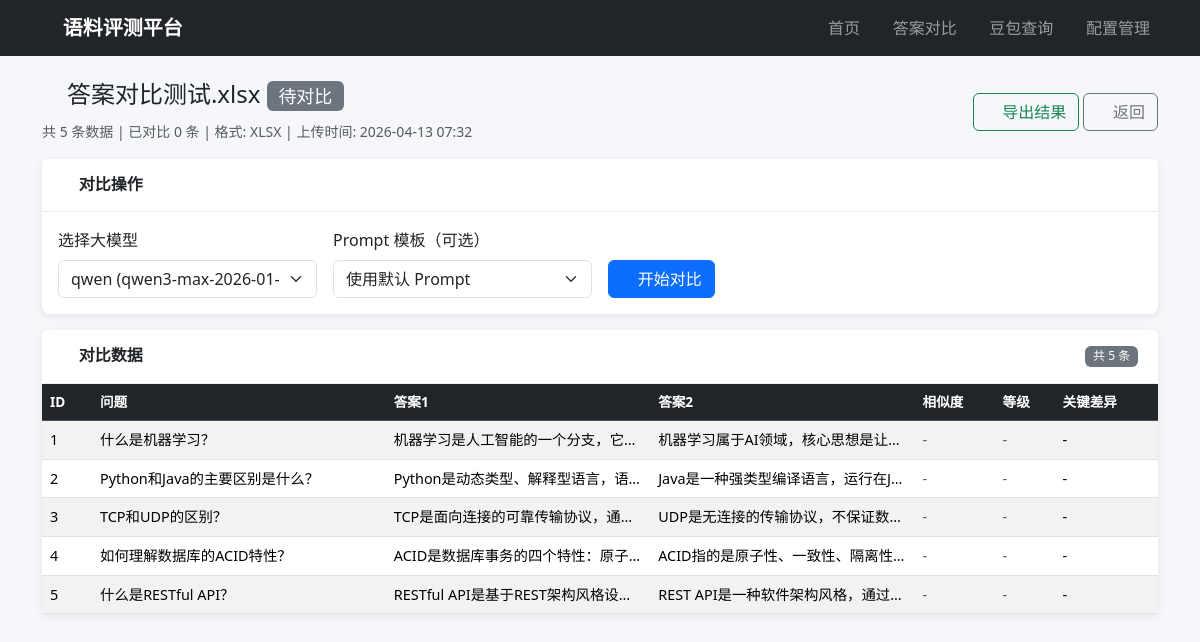
Page /similarity/3 on the committed database.
### models.py (models this page shows)
class SimilarityTask(db.Model):
    __tablename__ = 'similarity_task'
    id = db.Column(db.Integer, primary_key=True)
    filename = db.Column(db.String(500), nullable=False)
    original_name = db.Column(db.String(500), nullable=False)
    file_type = db.Column(db.String(10), nullable=False)  # csv / txt / xlsx
    record_count = db.Column(db.Integer, default=0)
    compared_count = db.Column(db.Integer, default=0)
    status = db.Column(db.String(20), default='pending')  # pending / running / completed
    upload_mode = db.Column(db.String(20), default='single')  # single / dual
    filename2 = db.Column(db.String(500), nullable=True)
    original_name2 = db.Column(db.String(500), nullable=True)
    unmatched_count = db.Column(db.Integer, default=0)
    unmatched_json = db.Column(db.Text, nullable=True)
    created_at = db.Column(db.DateTime, default=datetime.utcnow)
    items = db.relationship('SimilarityItem', backref='similarity_task', lazy=True, cascade='all, delete-orphan')

class SimilarityItem(db.Model):
    __tablename__ = 'similarity_item'
    id = db.Column(db.Integer, primary_key=True)
    task_id = db.Column(db.Integer, db.ForeignKey('similarity_task.id'), nullable=False)
    question = db.Column(db.Text, nullable=False)
    answer1 = db.Column(db.Text, nullable=False)
    answer2 = db.Column(db.Text, nullable=False)
    answer1_cleaned = db.Column(db.Text, nullable=True)
    answer2_cleaned = db.Column(db.Text, nullable=True)
    similarity_score = db.Column(db.Float, nullable=True)  # 0-100
    similarity_label = db.Column(db.String(20), nullable=True)  # high / medium / low
    key_differences = db.Column(db.Text, nullable=True)
    detail_json = db.Column(db.Text, nullable=True)
    created_at = db.Column(db.DateTime, default=datetime.utcnow)

### app.py (the view)
@app.route('/similarity/<int:task_id>')
def similarity_detail(task_id):
    task = SimilarityTask.query.get_or_404(task_id)
    items = SimilarityItem.query.filter_by(task_id=task_id).all()
    configs = LLMConfig.query.all()
    prompts = PromptTemplate.query.all()
    return render_template('similarity_detail.html', task=task, items=items,
                           configs=configs, prompts=prompts)

### templates/similarity_detail.html (shortened to what this page needs)
{% extends "base.html" %}
{% block content %}
<div class="d-flex justify-content-between align-items-center mb-3">
    <div>
        <h4>
            <i class="bi bi-arrow-left-right"></i> {{ task.original_name }}
            {% if task.status == 'completed' %}
            <span class="badge bg-success">已完成</span>
            {% elif task.status == 'running' %}
            <span class="badge bg-warning">进行中</span>
            {% else %}
            <span class="badge bg-secondary">待对比</span>
            {% endif %}
        </h4>
        <small class="text-muted">
            共 {{ task.record_count }} 条数据 |
            已对比 {{ task.compared_count }} 条 |
            格式: {{ task.file_type|upper }} |
            上传时间: {{ task.created_at.strftime('%Y-%m-%d %H:%M') }}
        </small>
    </div>
    <div>
        <a href="/api/export-similarity/{{ task.id }}" class="btn btn-outline-success">
            <i class="bi bi-download"></i> 导出结果
        </a>
        <a href="/similarity" class="btn btn-outline-secondary">
            <i class="bi bi-arrow-left"></i> 返回
        </a>
    </div>
</div>
{% set scored_items = items | selectattr('similarity_score') | list %}
<div class="card mb-3">
    <div class="card-header">
        <h5><i class="bi bi-tools"></i> 对比操作</h5>
    </div>
    <div class="card-body">
        <div class="row g-3">
            <div class="col-md-3">
                <label class="form-label">选择大模型</label>
                <select id="config-select" class="form-select" onchange="rememberConfig(this.value)">
                    {% for config in configs %}
                    <option value="{{ config.id }}">
                        {{ config.name }} ({{ config.model }})
                    </option>
                    {% endfor %}
                </select>
            </div>
            <div class="col-md-3">
                <label class="form-label">Prompt 模板（可选）</label>
                <select id="prompt-select" class="form-select">
                    <option value="">使用默认 Prompt</option>
                </select>
            </div>
            <div class="col-md-6 d-flex align-items-end">
                <button class="btn btn-primary" onclick="startCompare()">
                    <i class="bi bi-play-fill"></i> 开始对比
                </button>
            </div>
        </div>
    </div>
</div>
<div class="card">
    <div class="card-header d-flex justify-content-between align-items-center">
        <h5><i class="bi bi-table"></i> 对比数据</h5>
        <span class="badge bg-secondary">共 {{ items|length }} 条</span>
    </div>
    <div class="card-body p-0">
        <div class="table-responsive">
            <table class="table table-hover table-striped mb-0">
                <thead class="table-dark">
                    <tr>
                        <th width="50">ID</th>
                        <th>问题</th>
                        <th>答案1</th>
                        <th>答案2</th>
                        <th width="80">相似度</th>
                        <th width="60">等级</th>
                        <th>关键差异</th>
                    </tr>
                </thead>
                <tbody>
                    {% for item in items %}
                    <tr>
                        <td>{{ loop.index }}</td>
                        <td class="text-truncate" style="max-width: 200px;" title="{{ item.question }}">
                            {{ item.question }}
                        </td>
                        <td class="text-truncate" style="max-width: 180px;" title="{{ item.answer1 }}">
                            {{ item.answer1 }}
                        </td>
                        <td class="text-truncate" style="max-width: 180px;" title="{{ item.answer2 }}">
                            {{ item.answer2 }}
                        </td>
                        <td id="score-{{ item.id }}">
                            {% if item.similarity_score is not none %}
                            <span class="badge {% if item.similarity_score >= 80 %}bg-success{% elif item.similarity_score >= 40 %}bg-warning{% else %}bg-danger{% endif %}">
                                {{ item.similarity_score | round(0) | int }}
                            </span>
                            {% else %}
                            <span class="text-muted">-</span>
                            {% endif %}
                        </td>
                        <td id="label-{{ item.id }}">
                            {% if item.similarity_label == 'high' %}
                            <span class="badge bg-success">高</span>
                            {% elif item.similarity_label == 'medium' %}
                            <span class="badge bg-warning">中</span>
                            {% elif item.similarity_label == 'low' %}
                            <span class="badge bg-danger">低</span>
                            {% else %}
                            <span class="text-muted">-</span>
                            {% endif %}
                        </td>
                        <td id="diff-{{ item.id }}" class="text-truncate" style="max-width: 250px;" title="{{ item.key_differences }}">
                            {{ item.key_differences or '-' }}
                        </td>
                    </tr>
                    {% endfor %}
                </tbody>
            </table>
        </div>
    </div>
</div>
{% endblock %}

### static/css/style.css (style rules this page uses)
body { background-color: #f5f7fa; }
.card { border: none; box-shadow: 0 2px 8px rgba(0, 0, 0, 0.08); border-radius: 8px; margin-bottom: 1rem; }
.card-header { background-color: #fff; border-bottom: 1px solid #eee; padding: 1rem 1.25rem; }
.card-header h5 { margin: 0; font-size: 1rem; font-weight: 600; }
.table th { font-weight: 600; font-size: 0.85rem; white-space: nowrap; }
.table td { font-size: 0.9rem; vertical-align: middle; }
.text-truncate { overflow: hidden; text-overflow: ellipsis; white-space: nowrap; }
.badge { font-weight: 500; }

### rows in the picture
SimilarityTask: original_name "答案对比测试.xlsx", record_count "5", compared_count "0", file_type "XLSX", created_at "2026-04-13 07:32"
SimilarityItem: question "什么是机器学习？", answer1 "机器学习是人工智能的一个分支，它…", answer2 "机器学习属于AI领域，核心思想是让…", key_differences "-"
SimilarityItem: question "Python和Java的主要区别是什么？", answer1 "Python是动态类型、解释型语言，语…", answer2 "Java是一种强类型编译语言，运行在J…", key_differences "-"
SimilarityItem: question "TCP和UDP的区别？", answer1 "TCP是面向连接的可靠传输协议，通…", answer2 "UDP是无连接的传输协议，不保证数…", key_differences "-"
SimilarityItem: question "如何理解数据库的ACID特性？", answer1 "ACID是数据库事务的四个特性：原子…", answer2 "ACID指的是原子性、一致性、隔离性…", key_differences "-"
SimilarityItem: question "什么是RESTful API？", answer1 "RESTful API是基于REST架构风格设…", answer2 "REST API是一种软件架构风格，通过…", key_differences "-"

### other values in the picture
{{ items|length }} "5"
form field value "qwen (qwen3-max-2026-01-23)"
